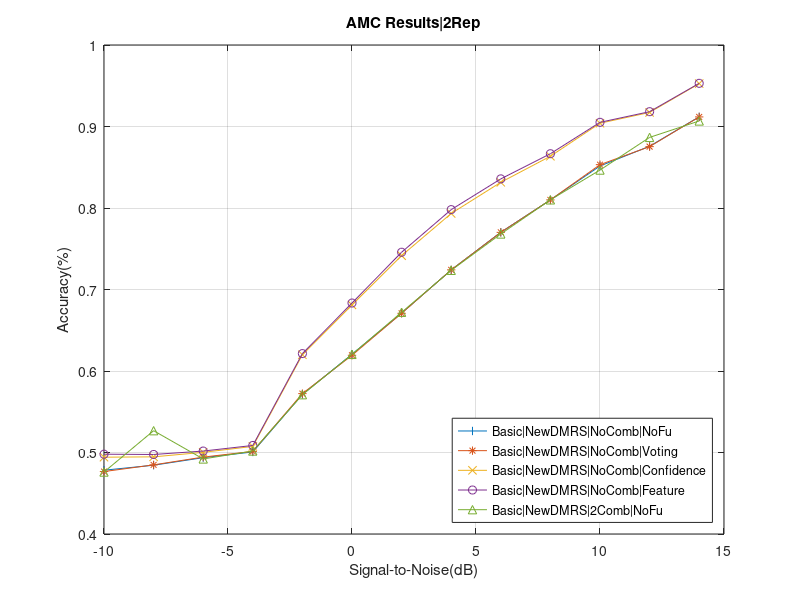
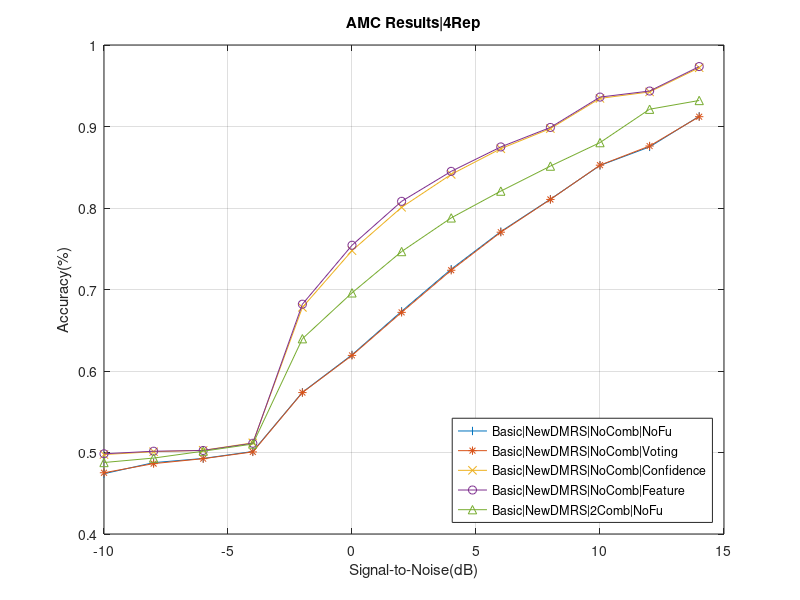
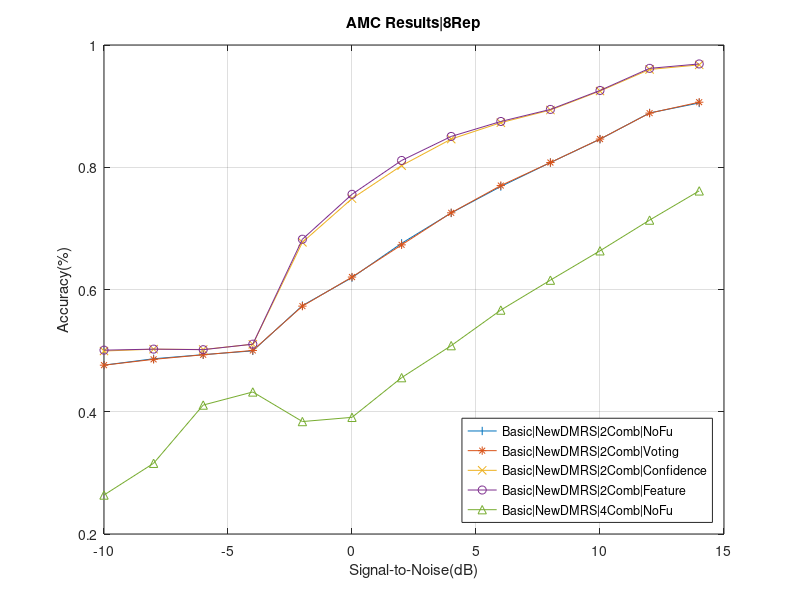

Source code (MATLAB) for these figures, in order:
clc; clear; close all;

snr = -10:2:14;

%%
trainingProcessingTimeBasicDMRS = [1277.745266800000	1272.234218500000	1272.082119100000	1272.273906400000	1272.118176900000	1275.811235800000	1273.651776000000	1274.283880800000	1280.837317600000	1277.895255400000	1274.222073500000	1274.531660900000	1273.100794100000	1274.851832600000	1.285059556800000e+03	1302.684784200000];
testingProcessingTimeBasicDMRS = [6.69513470000000	6.57033710000000	6.59157110000000	6.47498290000000	6.50362230000000	6.52343620000000	6.50948090000000	6.57901800000000 7.04976750000000	7.11577700000000	7.00878480000000	7.13025830000000	7.09232690000000	7.03970180000000	7.07260570000000	7.05224630000000];
accBasicDMRS = [0.249908333333333	0.250775000000000	0.248541666666667	0.251125000000000	0.323366666666667	0.369200000000000	0.425016666666667	0.473375000000000 0.526816666666667	0.571366666666667	0.616391666666667	0.655741666666667	0.681541666666667	0.719083333333333	0.748425000000000	0.762166666666667];

trainingProceccingTimeBasicNonDMRS = [1239.80208460000	1239.60642630000	1240.60785410000	1242.59578700000	1240.41522220000	1240.17965310000	1240.81185320000	1243.04612470000	1240.73843140000	1242.41659580000    1239.80208460000	1239.60642630000	1240.60785410000	1242.59578700000	1240.41522220000	1240.17965310000	1240.81185320000	1243.04612470000	1240.73843140000	1242.41659580000];
tesingProcessingTimeBasicNonDMRS = [7.75717580000000	6.93877170000000	6.75836030000000	6.75326790000000	6.78473060000000	6.75723800000000	6.88895380000000	6.86200770000000	6.78617390000000	6.74051010000000	6.81985450000000	6.78864860000000	6.75947440000000	6.71387110000000	6.80551520000000	6.91224120000000];
accBasicNonDMRS = [0.251750000000000	0.251741666666667	0.250483333333333	0.254675000000000	0.328616666666667	0.378025000000000	0.430683333333333	0.484500000000000	0.534458333333333	0.581700000000000	0.626750000000000	0.672325000000000	0.696450000000000	0.726650000000000	0.750758333333333	0.799883333333333];

trainingProceccingTimeBasicNewDMRS = [1311.04305760000	1286.85145810000	1285.19737930000	1285.08121830000	1287.52585830000	1286.71554240000	1286.55711590000	1286.72008720000   1341.20531960000   1308.72285160000   1311.11121920000   1308.41875280000   1310.14686930000   1313.72460880000   1326.01881850000   1326.76486080000];
tesingProcessingTimeBasicNewDMRS = [8.10148710000000	7.04040410000000	6.59593650000000	6.57417570000000	6.64093960000000	6.45884880000000	6.48271890000000	6.52518300000000	6.55413550000000	6.49008870000000	6.48645970000000	6.52755630000000	6.46464290000000	6.50867280000000	6.49158470000000	6.56739590000000];
accBasicNewDMRS = [0.474891666666667	0.486158333333333	0.491791666666667	0.502958333333333	0.571700000000000	0.618133333333333	0.670900000000000	0.723816666666667	0.769950000000000	0.810925000000000	0.852258333333333	0.875266666666667	0.912216666666667	0.932550000000000	0.940591666666667	0.980383333333333];

trainingProceccingTimeBasicNewDMRSAdd2 = [1274.532110000   1274.63433810000	  1275.16890110000	1276.64282810000	1275.96370380000	1274.73326590000	1272.77540830000	1275.72177700000	1340.42069910000	1283.00437560000	1283.49568230000	1344.15321460000	1342.09399160000	1342.55243250000	1342.75952850000	1342.62101860000];
tesingProcessingTimeBasicNewDMRSAdd2 = [8.10148710000000	7.04040410000000	6.59593650000000	6.57417570000000	6.64093960000000	6.45884880000000	6.48271890000000	6.52518300000000	6.55413550000000	6.49008870000000	6.48645970000000	6.52755630000000	6.46464290000000	6.50867280000000	6.49158470000000	6.56739590000000];
accBasicNewDMRSAdd2 = [0.476041666666667	0.526758333333333	0.492083333333333	0.501825000000000	0.570916666666667	0.620391666666667	0.672058333333333	0.723558333333333	0.768133333333333	0.810008333333333	0.846575000000000	0.886625000000000	0.906791666666667	0.931816666666667	0.942400000000000	0.948550000000000];

trainingProceccingTimeBasicNewDMRSAdd4 = [1279.31341260000	1304.10524190000	1279.69586370000	1279.15768880000	1277.83386140000	1279.83723670000	1279.06470970000	1304.79171560000	1305.13806850000	1307.09414030000 1313.57257750000	1296.80334050000	1333.39357950000 1335.04140730000   1316.71554880000   1314.43605460000];
tesingProcessingTimeBasicNewDMRSAdd4 = [8.10148710000000	7.04040410000000	6.59593650000000	6.57417570000000	6.64093960000000	6.45884880000000	6.48271890000000	6.52518300000000	6.55413550000000	6.49008870000000	6.48645970000000	6.52755630000000	6.46464290000000	6.50867280000000	6.49158470000000	6.56739590000000];
accBasicNewDMRSAdd4 = [0.473991666666667   0.487558333333333   0.492683333333333   0.501250000000000   0.573858333333333   0.619866666666667   0.673241666666667   0.724950000000000   0.771058333333333   0.810791666666667   0.852241666666667   0.875000000000000   0.912541666666667   0.931025000000000   0.940591666666667   0.980800000000000];

% % Comparison of AMC Performance According to DMRS
% figure;
% plot(snr, accBasicDMRS, '-|'); hold on; grid on;
% plot(snr, accBasicNonDMRS, '-*'); hold on;
% plot(snr ,accBasicNewDMRS, "-x"); hold on;
% title("Comparison of AMC Performance According to DMRS")
% legend("Basic|DMRS", "Basic|NonDMRS", "Basic|NewDMRS", 'Location', 'southeast')
% xlabel("Signal-to-Noise(dB)")
% ylabel("Accuracy(%)")

% % Comparison of AMC Performance According to Soft-Combining Method
% figure;
% plot(snr, accBasicNewDMRS, '-|'); hold on; grid on;
% plot(snr, accBasicNewDMRSAdd2, '-*'); hold on;
% plot(snr ,accBasicNewDMRSAdd4, "-x"); hold on;
% title("Comparison of AMC Performance According to Soft-Combining Method")
% legend("Basic|NewDMRS|NoComb|NoFu", "Basic|NewDMRS|2Comb|NoFu", "Basic|NewDMRS|4Comb|NoFu", 'Location', 'southeast')
% xlabel("Signal-to-Noise(dB)")
% ylabel("Accuracy(%)")

%% 2Rep
accBasicNewDMRS_2Rep_NoComb_NoFu = [0.478266666666667	0.484400000000000	0.493658333333333	0.500666666666667	0.571316666666667	0.620525000000000	0.671025000000000	0.724008333333333	0.770208333333333	0.809900000000000	0.851566666666667	0.875750000000000	0.911883333333333	0.935016666666667	0.941691666666667	0.981150000000000];
accBasicNewDMRS_2Rep_NoComb_voting = [0.476608333333333	0.484825000000000	0.494366666666667	0.501350000000000	0.572266666666667	0.619300000000000	0.670779166666667	0.724095833333333	0.770112500000000	0.809950000000000	0.853175000000000	0.875320833333333	0.911754166666667	0.934729166666667	0.941075000000000	0.981004166666667];
accBasicNewDMRS_2Rep_NoComb_confidence = [0.494250000000000	0.494666666666667	0.500208333333333	0.507475000000000	0.619958333333333	0.681058333333333	0.741558333333333	0.793300000000000	0.831525000000000	0.863516666666667	0.904025000000000	0.917250000000000	0.952658333333333	0.968200000000000	0.971666666666667	0.996516666666667];
accBasicNewDMRS_2Rep_NoComb_feature = [0.497925000000000	0.497575000000000	0.501766666666667	0.508666666666667	0.621358333333333	0.683400000000000	0.745708333333333	0.798000000000000	0.835725000000000	0.866600000000000	0.905125000000000	0.918183333333333	0.952983333333333	0.968325000000000	0.971766666666667	0.996500000000000];

accBasicNewDMRS_2Rep_2Comb_NoFu = [0.476041666666667	0.526758333333333	0.492083333333333	0.501825000000000	0.570916666666667	0.620391666666667	0.672058333333333	0.723558333333333	0.768133333333333	0.810008333333333	0.846575000000000	0.886625000000000	0.906791666666667	0.931816666666667	0.942400000000000	0.948550000000000];

% Performance Comparison between Soft-Combining and Fusion Method
figure;
plot(snr, accBasicNewDMRS_2Rep_NoComb_NoFu(1:13), '-|'); hold on; grid on;
plot(snr, accBasicNewDMRS_2Rep_NoComb_voting(1:13), '-*'); hold on;
plot(snr ,accBasicNewDMRS_2Rep_NoComb_confidence(1:13), "-x"); hold on;
plot(snr ,accBasicNewDMRS_2Rep_NoComb_feature(1:13), "-o"); hold on;
plot(snr ,accBasicNewDMRS_2Rep_2Comb_NoFu(1:13), "-^"); hold on;
title("AMC Results|2Rep")
legend("Basic|NewDMRS|NoComb|NoFu", "Basic|NewDMRS|NoComb|Voting", "Basic|NewDMRS|NoComb|Confidence", "Basic|NewDMRS|NoComb|Feature", "Basic|NewDMRS|2Comb|NoFu", 'Location', 'southeast')
xlabel("Signal-to-Noise(dB)")
ylabel("Accuracy(%)")

%% 4Rep
accBasicNewDMRS_4Rep_NoComb_NoFu = [0.473991666666667   0.487558333333333   0.492683333333333   0.501250000000000   0.573858333333333   0.619866666666667   0.673241666666667   0.724950000000000   0.771058333333333   0.810791666666667   0.852241666666667   0.875000000000000   0.912541666666667   0.931025000000000   0.940591666666667   0.980800000000000];
accBasicNewDMRS_4Rep_NoComb_voting = [0.475156250000000   0.486360416666667   0.492447916666667   0.500718750000000   0.573522916666667   0.619143750000000   0.671939583333333   0.723618750000000   0.770308333333333   0.810506250000000   0.852535416666667   0.876070833333333   0.912041666666667   0.932485416666667   0.940650000000000   0.980960416666667];
accBasicNewDMRS_4Rep_NoComb_confidence = [0.497483333333333   0.500941666666667   0.502683333333333   0.511850000000000   0.678050000000000   0.747650000000000   0.800833333333333   0.841250000000000   0.872783333333333   0.897450000000000   0.934491666666667   0.942433333333333   0.972083333333333   0.981858333333333   0.982833333333333   0.999000000000000];
accBasicNewDMRS_4Rep_NoComb_feature = [0.498441666666667   0.501566666666667   0.502491666666667   0.511316666666667   0.681975000000000   0.754291666666667   0.808183333333333   0.844975000000000   0.874933333333333   0.898841666666667   0.936091666666667   0.943516666666667   0.973525000000000   0.983550000000000   0.984116666666667   0.999400000000000];

accBasicNewDMRS_4Rep_2Comb_NoFu = [0.487725000000000   0.493175000000000   0.501600000000000   0.510400000000000   0.639625000000000   0.695900000000000   0.746575000000000   0.787875000000000   0.820725000000000   0.851425000000000   0.880250000000000   0.921200000000000   0.931925000000000   0.951225000000000   0.953475000000000   0.959775000000000];
accBasicNewDMRS_4Rep_2Comb_voting = [];
accBasicNewDMRS_4Rep_2Comb_confidence = [];
accBasicNewDMRS_4Rep_2Comb_feature = [];

accBasicNewDMRS_4Rep_4Comb_NoFu = [0.510416666666667   0.484641666666667   0.493100000000000   0.505925000000000   0.570908333333333   0.619983333333333   0.674508333333333   0.726316666666667   0.768041666666667   0.812475000000000   0.849958333333333   0.894466666666667   0.984366666666667  0.936850000000000   0.939741666666667   0.959958333333333];

figure;
plot(snr, accBasicNewDMRS_4Rep_NoComb_NoFu(1:13), '-|'); hold on; grid on;
plot(snr, accBasicNewDMRS_4Rep_NoComb_voting(1:13), '-*'); hold on;
plot(snr ,accBasicNewDMRS_4Rep_NoComb_confidence(1:13), "-x"); hold on;
plot(snr ,accBasicNewDMRS_4Rep_NoComb_feature(1:13), "-o"); hold on;
plot(snr ,accBasicNewDMRS_4Rep_2Comb_NoFu(1:13), "-^"); hold on;
title("AMC Results|4Rep")
legend("Basic|NewDMRS|NoComb|NoFu", "Basic|NewDMRS|NoComb|Voting", "Basic|NewDMRS|NoComb|Confidence", "Basic|NewDMRS|NoComb|Feature", "Basic|NewDMRS|2Comb|NoFu", 'Location', 'southeast')
xlabel("Signal-to-Noise(dB)")
ylabel("Accuracy(%)")

% figure;
% plot(snr, accBasicNewDMRS_4Rep_2Comb_NoFu, '-|'); hold on; grid on;
% plot(snr, accBasicNewDMRS_4Rep_2Comb_voting, '-*'); hold on;
% plot(snr ,accBasicNewDMRS_4Rep_2Comb_confidence, "-x"); hold on;
% plot(snr ,accBasicNewDMRS_4Rep_2Comb_feature, "-o"); hold on;
% plot(snr ,accBasicNewDMRS_4Rep_4Comb_NoFu, "-^"); hold on;
% title("AMC Results|4Rep")
% legend("Basic|NewDMRS|2Comb|NoFu", "Basic|NewDMRS|2Comb|Voting", "Basic|NewDMRS|2Comb|Confidence", "Basic|NewDMRS|2Comb|Feature", "Basic|NewDMRS|4Comb|NoFu", 'Location', 'southeast')
% xlabel("Signal-to-Noise(dB)")
% ylabel("Accuracy(%)")

%% 8Rep
accBasicNewDMRS_8Rep_NoComb_NoFu = [0.475350000000000	0.486591666666667	0.493266666666667	0.500550000000000	0.571875000000000	0.618250000000000	0.670883333333333	0.723441666666667	0.771275000000000	0.810758333333333	0.850841666666667	0.875683333333333	0.911558333333333	0.932400000000000	0.940433333333333	0.981958333333333];
accBasicNewDMRS_8Rep_NoComb_voting = [0.475025000000000	0.485650000000000	0.492972916666667	0.500569791666667	0.572390625000000	0.619323958333333	0.671923958333333	0.723817708333333	0.770391666666667	0.810187500000000	0.851871875000000	0.875320833333333	0.911054166666667	0.932581250000000	0.940604166666667	0.981308333333333];
accBasicNewDMRS_8Rep_NoComb_confidence = [0.496541666666667	0.501941666666667	0.502833333333333	0.516858333333333	0.732650000000000	0.796000000000000	0.838633333333333	0.870091666666667	0.894541666666667	0.915750000000000	0.948050000000000	0.953875000000000	0.980516666666667	0.987158333333333	0.988241666666667	0.999791666666667];
accBasicNewDMRS_8Rep_NoComb_feature = [0.497316666666667	0.501666666666667	0.502891666666667	0.515033333333333	0.737508333333333	0.805125000000000	0.846808333333333	0.872733333333333	0.896216666666667	0.917100000000000	0.949891666666667	0.955741666666667	0.982041666666667	0.988975000000000	0.989241666666667	0.999858333333333];

accBasicNewDMRS_8Rep_2Comb_NoFu = [0.476283333333333	0.486683333333333	0.493408333333333	0.499625000000000	0.573641666666667	0.619516666666667	0.675516666666667	0.725233333333333	0.768525000000000	0.807666666666667	0.845875000000000	0.888833333333333	0.905175000000000	0.931833333333333	0.941583333333333	0.950000000000000];
accBasicNewDMRS_8Rep_2Comb_voting = [0.476197916666667	0.485722916666667	0.493208333333333	0.500268750000000	0.572800000000000	0.620347916666667	0.673039583333333	0.725464583333333	0.770035416666667	0.807741666666667	0.846104166666667	0.888560416666667	0.906410416666667	0.931812500000000	0.942006250000000	0.950122916666667];
accBasicNewDMRS_8Rep_2Comb_confidence = [0.499358333333333	0.502358333333333	0.501841666666667	0.510433333333333	0.677216666666667	0.748716666666667	0.802716666666667	0.846075000000000	0.872941666666667	0.893591666666667	0.924683333333333	0.959991666666667	0.967500000000000	0.980833333333333	0.984075000000000	0.985583333333333];
accBasicNewDMRS_8Rep_2Comb_feature = [0.500758333333333	0.502458333333333	0.501550000000000	0.510558333333333	0.682233333333333	0.755708333333333	0.811100000000000	0.850408333333333	0.874900000000000	0.894616666666667	0.925641666666667	0.961800000000000	0.969008333333333	0.982675000000000	0.985725000000000	0.986741666666667];

accBasicNewDMRS_8Rep_4Comb_NoFu = [0.263758333333333	0.315666666666667	0.410950000000000	0.432366666666667	0.383966666666667	0.390850000000000	0.455800000000000	0.508150000000000	0.566350000000000	0.615291666666667	0.663308333333333	0.713550000000000	0.761325000000000	0.810641666666667	0.863516666666667	0.901350000000000];
accBasicNewDMRS_8Rep_4Comb_voting = [0.263987500000000	0.316637500000000	0.411879166666667	0.431883333333333	0.384075000000000	0.390379166666667	0.455479166666667	0.508312500000000	0.566687500000000	0.614837500000000	0.662870833333333	0.714300000000000	0.761304166666667	0.811279166666667	0.863504166666667	0.901216666666667];
accBasicNewDMRS_8Rep_4Comb_confidence = [0.272658333333333	0.341766666666667	0.458058333333333	0.477275000000000	0.416000000000000	0.419950000000000	0.490050000000000	0.542841666666667	0.595716666666667	0.637925000000000	0.689175000000000	0.743266666666667	0.790775000000000	0.843358333333333	0.894550000000000	0.929891666666667];
accBasicNewDMRS_8Rep_4Comb_feature = [0.253908333333333	0.293916666666667	0.409458333333333	0.439708333333333	0.378358333333333	0.389416666666667	0.463775000000000	0.500641666666667	0.539116666666667	0.575783333333333	0.632125000000000	0.688591666666667	0.755908333333333	0.823558333333333	0.889558333333333	0.928675000000000];

% figure;
% plot(snr, accBasicNewDMRS_8Rep_NoComb_NoFu, '-|'); hold on; grid on;
% plot(snr, accBasicNewDMRS_8Rep_NoComb_voting, '-*'); hold on;
% plot(snr ,accBasicNewDMRS_8Rep_NoComb_confidence, "-x"); hold on;
% plot(snr ,accBasicNewDMRS_8Rep_NoComb_feature, "-o"); hold on;
% plot(snr ,accBasicNewDMRS_8Rep_2Comb_NoFu, "-^"); hold on;
% title("AMC Results|8Rep")
% legend("Basic|NewDMRS|NoComb|NoFu", "Basic|NewDMRS|NoComb|Voting", "Basic|NewDMRS|NoComb|Confidence", "Basic|NewDMRS|NoComb|Feature", "Basic|NewDMRS|2Comb|NoFu", 'Location', 'southeast')
% xlabel("Signal-to-Noise(dB)")
% ylabel("Accuracy(%)")

figure;
plot(snr, accBasicNewDMRS_8Rep_2Comb_NoFu(1:13), '-|'); hold on; grid on;
plot(snr, accBasicNewDMRS_8Rep_2Comb_voting(1:13), '-*'); hold on;
plot(snr ,accBasicNewDMRS_8Rep_2Comb_confidence(1:13), "-x"); hold on;
plot(snr ,accBasicNewDMRS_8Rep_2Comb_feature(1:13), "-o"); hold on;
plot(snr ,accBasicNewDMRS_8Rep_4Comb_NoFu(1:13), "-^"); hold on;
title("AMC Results|8Rep")
legend("Basic|NewDMRS|2Comb|NoFu", "Basic|NewDMRS|2Comb|Voting", "Basic|NewDMRS|2Comb|Confidence", "Basic|NewDMRS|2Comb|Feature", "Basic|NewDMRS|4Comb|NoFu", 'Location', 'southeast')
xlabel("Signal-to-Noise(dB)")
ylabel("Accuracy(%)")

% figure;
% plot(snr, accBasicNewDMRS_8Rep_4Comb_NoFu, '-|'); hold on; grid on;
% plot(snr, accBasicNewDMRS_8Rep_4Comb_voting, '-*'); hold on;
% plot(snr ,accBasicNewDMRS_8Rep_4Comb_confidence, "-x"); hold on;
% plot(snr ,accBasicNewDMRS_8Rep_4Comb_feature, "-o"); hold on;
% title("AMC Results|8Rep")
% legend("Basic|NewDMRS|4Comb|NoFu", "Basic|NewDMRS|4Comb|Voting", "Basic|NewDMRS|4Comb|Confidence", "Basic|NewDMRS|4Comb|Feature", 'Location', 'southeast')
% xlabel("Signal-to-Noise(dB)")
% ylabel("Accuracy(%)")

% Performance comparison based on Aggregation Level
% figure;
% plot(snr, accBasicNewDMRS_2Rep_NoComb_feature, '-|'); hold on; grid on;
% plot(snr, accBasicNewDMRS_4Rep_NoComb_feature, '-*'); hold on; grid on;
% plot(snr, accBasicNewDMRS_8Rep_NoComb_feature, '-x'); hold on; grid on;
% title("AMC Results|Aggregation Level 2 4 8")
% legend("Basic|NewDMRS|NoComb|NoFu|Rep2", "Basic|NewDMRS|NoComb|NoFu|Rep4", "Basic|NewDMRS|NoComb|NoFu|Rep8", 'Location', 'southeast')
% xlabel("Signal-to-Noise(dB)")
% ylabel("Accuracy(%)")
